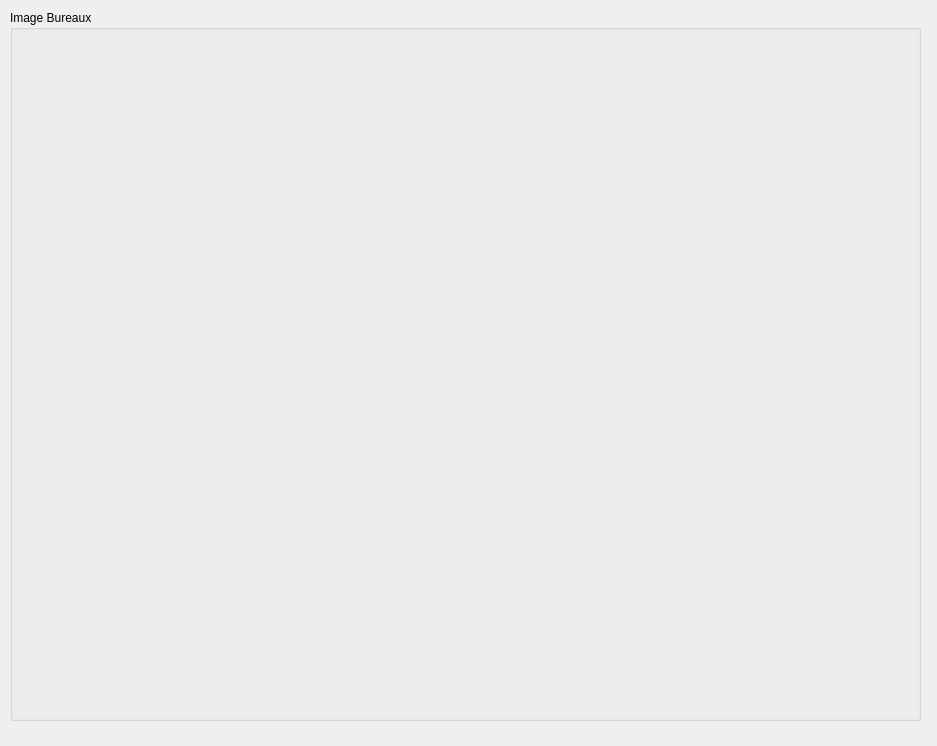
<?xml version="1.0" encoding="UTF-8"?>
<ui version="4.0">
 <class>Maps</class>
 <widget class="QDialog" name="Maps">
  <property name="geometry">
   <rect>
    <x>0</x>
    <y>0</y>
    <width>937</width>
    <height>746</height>
   </rect>
  </property>
  <property name="windowTitle">
   <string>Dialog</string>
  </property>
  <widget class="QGroupBox" name="groupBox">
   <property name="geometry">
    <rect>
     <x>10</x>
     <y>10</y>
     <width>911</width>
     <height>711</height>
    </rect>
   </property>
   <property name="title">
    <string>Image Bureaux</string>
   </property>
  </widget>
 </widget>
 <resources/>
 <connections/>
</ui>
